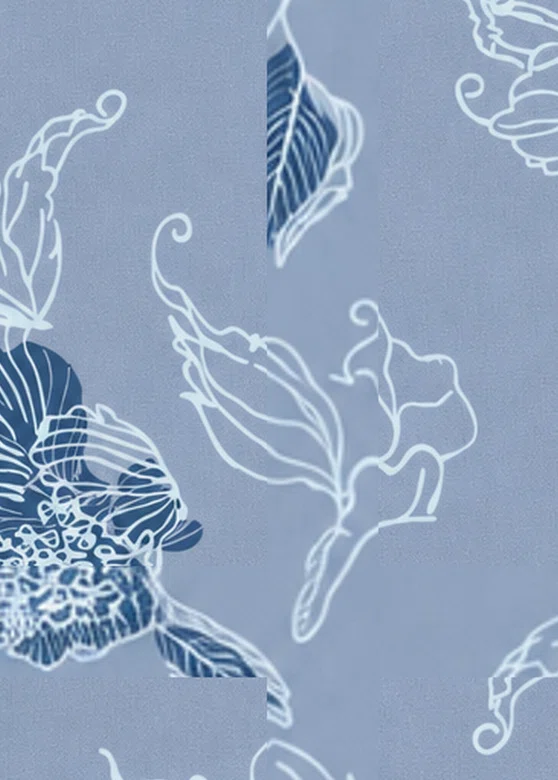
#> input picture 算法/描稿-四方连续-psd分层/knowledge/cases/case-20261020-01/defect.webp, 558 x 780 px
$ python 07-psd-uniseven-clone.py ../knowledge/cases/case-20261020-01/defect.webp out.png
#> lines starting #> are read from the running program, lines starting #| are printed output that depends on the picture; after the words box and inside, x2 and y2 are one past the last pixel; in counts of white or black regions, pixels touching at a corner belong together
#!/usr/bin/env python3
"""第 7 步：复刻 uniseven（元七）PSD 结构 —— 逆向结论的可执行版本。

逆向样本：`output.psd`（8096²，psd-tools 1.17.4 写入）。实测结论：
    层序（自下而上）：
      1「原始高清图」 visible=False，无蒙版，带 PROTECTED_SETTING（锁定）
      2「背景备选」   visible=False，蒙版 = 反相前景（mask 与前景逐像素互补，和=255），像素=原图
      3「背景1」      visible=True，无蒙版，像素 = 背景板（前景区域被背景扩散填平）
      4「整体前景」   visible=True，蒙版 = 前景软蒙版，像素 = 原图（与层 1/2 像素完全相同）
    合成公式：C = 背景板·(1-α) + 原图·α
    背景板：把前景区域用「只取背景像素的归一化高斯卷积」填平（σ≈32@1024 时与原板残差最小 ≈8.6），
            不是整图高斯模糊（残差 25+）、也不是普通 inpaint（9.1~11.4）。
    蒙版：覆盖 ≈61%，32.6% 全透明 / 54.3% 全不透明 / 12.8% 过渡；过渡带 ≈14px@8096（≈1.8px@1024）
          → 蒙版像是在 ~1K 分辨率算好后放大 + 轻羽化；边界与图像边缘相关（边界处梯度中位数 18.7 > 全图 12.3）。

用法:
  python steps/07-psd-uniseven-clone.py src.png out.psd --height 8096 [--matte matte.png]
输出: RGB 8bit / 300PPI，层名/层序/显隐/蒙版语义与 uniseven 样本一致
"""
import sys, json, time, struct, argparse
import numpy as np
from PIL import Image, ImageFilter
from psd_tools import PSDImage
from psd_tools.api.layers import PixelLayer
from psd_tools.constants import Resource, Compression, Tag
from psd_tools.psd.image_resources import ImageResource, ResoulutionInfo
from psd_tools.psd.tagged_blocks import TaggedBlock

ap = argparse.ArgumentParser()
ap.add_argument('src'); ap.add_argument('out')
ap.add_argument('--height', type=int, default=8096, help='输出高度（他们样本 8096 @300dpi≈68.55cm）')
ap.add_argument('--width', type=int, default=0)
ap.add_argument('--ppi', type=int, default=300)
ap.add_argument('--matte', default='', help='外部前景蒙版 PNG（不传则用区域生长现算）')
ap.add_argument('--sigma', type=float, default=32.0, help='背景板归一化卷积 σ（1024 尺度）')
ap.add_argument('--feather', type=float, default=1.2)
a = ap.parse_args()
t0 = time.time()

src = Image.open(a.src).convert('RGB')
#> src is the input picture: PIL image 558x780 RGB; mean R, G, B 145.4, 164.5, 190.4
TW = a.width or max(1, round(a.height * src.width / src.height))
#> TW = 5792
TH = a.height
S = 1024
small = src.resize((S, S), Image.LANCZOS)
a_small = np.asarray(small, dtype=np.float32)


# ---------- 前景蒙版 ----------
def flood_mask():
    img = a_small
    gray = img.mean(2)
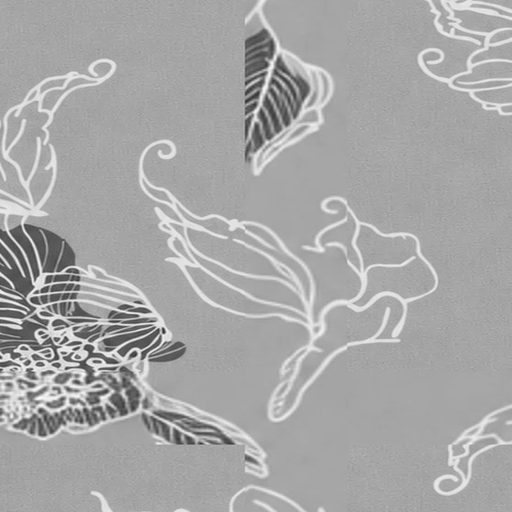
#> gray: shape (1024, 1024) float32 (shown at 1/2 size); min 42.67, max 255, mean 166.8
    border = np.concatenate([img[:8].reshape(-1, 3), img[-8:].reshape(-1, 3),
                             img[:, :8].reshape(-1, 3), img[:, -8:].reshape(-1, 3)])
    bgc = np.median(border, axis=0)
#> bgc = [145, 163, 189]
    dist = np.sqrt(((img - bgc) ** 2).sum(2))
    gx = np.abs(np.diff(gray, axis=1, prepend=gray[:, :1]))
    gy = np.abs(np.diff(gray, axis=0, prepend=gray[:1, :]))
    grad = gx + gy

    def dil(m, it=1):
        for _ in range(it):
            m = m | np.roll(m, 1, 0) | np.roll(m, -1, 0) | np.roll(m, 1, 1) | np.roll(m, -1, 1)
        return m

    from collections import deque
    passable = (dist < 55) & (grad < np.percentile(grad, 65))
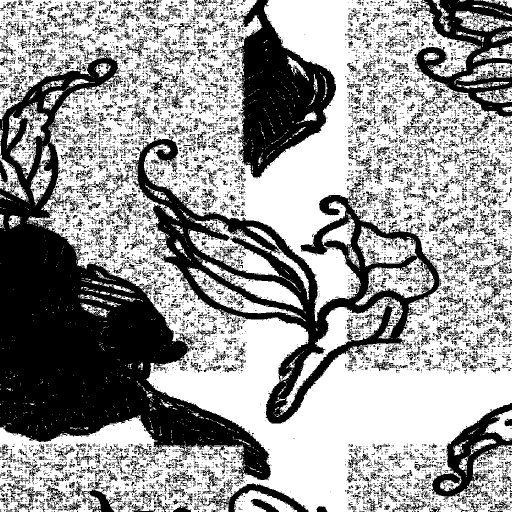
#> passable: shape (1024, 1024) bool (shown at 1/2 size); 60.6% white; 11470 black regions (10227 under 20 px), largest, box (x1, y1, x2, y2) and area: (0, 93, 542, 960) 152631, (262, 267, 883, 847) 67283, (455, 0, 672, 357) 36831
    seed = np.zeros_like(passable)
    seed[0, :] = passable[0, :]; seed[-1, :] = passable[-1, :]
#> after `seed[0, :] = passable[0, :]`: seed: shape (1024, 1024) bool; 0.08% white in thin lines or dots, all inside (x1, y1, x2, y2) = (0, 0, 1024, 1)
    seed[:, 0] = passable[:, 0]; seed[:, -1] = passable[:, -1]
#> after `seed[:, -1] = passable[:, -1]`:
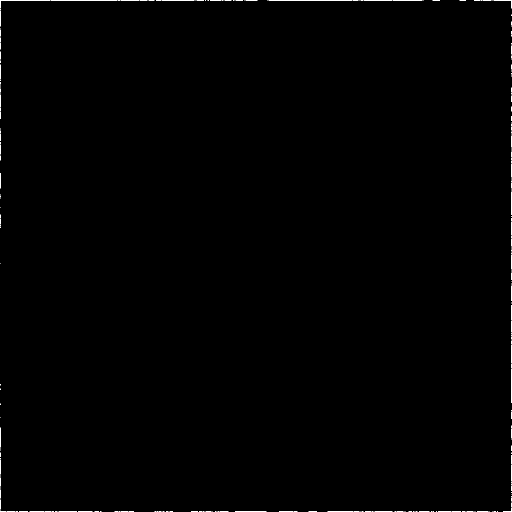
#> seed: shape (1024, 1024) bool (shown at 1/2 size); 0.27% white in thin lines or dots
    seen = seed.copy()
    dq = deque(map(tuple, np.argwhere(seed)))
    while dq:
        y, x = dq.popleft()
        for dy, dx in ((1, 0), (-1, 0), (0, 1), (0, -1)):
            ny, nx = y + dy, x + dx
            if 0 <= ny < S and 0 <= nx < S and passable[ny, nx] and not seen[ny, nx]:
                seen[ny, nx] = True; dq.append((ny, nx))
#> seen: shape (1024, 1024) bool; 54.1% white; 10558 black regions (9363 under 20 px), largest, box (x1, y1, x2, y2) and area: (0, 93, 542, 960) 166273, (262, 267, 883, 847) 115121, (455, 0, 672, 357) 38770
    fg = ~seen
    return dil(fg, 1)


if a.matte:
    m_img = Image.open(a.matte).convert('L').resize((S, S), Image.LANCZOS)
    fg = np.asarray(m_img) > 128
    alpha = np.asarray(m_img, dtype=np.float32) / 255.0
else:
    fg = flood_mask()
    alpha = fg.astype(np.float32)
#> alpha: shape (1024, 1024) float32; values 0 (black) and 1 (white), 61% white; 3186 black regions (2859 under 20 px), largest, box (x1, y1, x2, y2) and area: (96, 405, 1024, 1024) 154759, (307, 0, 1024, 642) 110234, (0, 0, 512, 289) 34704
    alpha_img = Image.fromarray((alpha * 255).astype(np.uint8)).filter(ImageFilter.GaussianBlur(a.feather))
    alpha = np.asarray(alpha_img, dtype=np.float32) / 255.0

mask_img = Image.fromarray((alpha * 255).astype(np.uint8))

# ---------- 背景板：背景像素的归一化高斯卷积 ----------
def blur(arr, sig):
    return np.asarray(Image.fromarray(np.clip(arr, 0, 255).astype(np.uint8))
                      .filter(ImageFilter.GaussianBlur(sig)), dtype=np.float32)


w = 1.0 - alpha
num = np.stack([blur(a_small[..., c] * w, a.sigma) for c in range(3)], 2)
den = blur(w * 255.0, a.sigma) / 255.0
#> call 4 of blur, with sig = 32
#> in blur (call 4), `return np.asarray(Image.fromarray(np.clip(arr, 0, 255).astype(np.uint8..`:
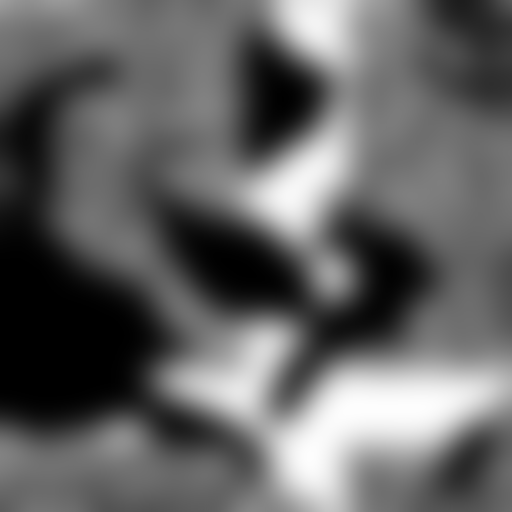
#> returned value: shape (1024, 1024) float32 (shown at 1/2 size); min 0, max 254, mean 99.3
plate = (num / np.maximum(den, 1e-3)[..., None]).clip(0, 255)
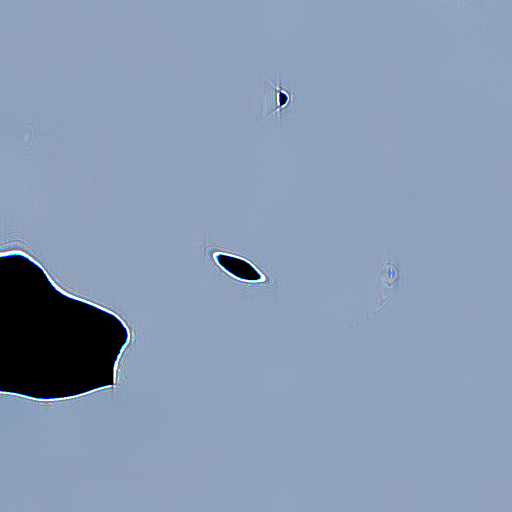
#> plate: shape (1024, 1024, 3) float32 (shown at 1/2 size); mean R, G, B 136.9, 153.3, 180.9
plate_img = Image.fromarray(plate.astype(np.uint8)).filter(ImageFilter.GaussianBlur(1.0))

# ---------- 全尺寸 ----------
big = np.asarray(src.resize((TW, TH), Image.LANCZOS), dtype=np.uint8)
alpha_full = mask_img.resize((TW, TH), Image.LANCZOS)
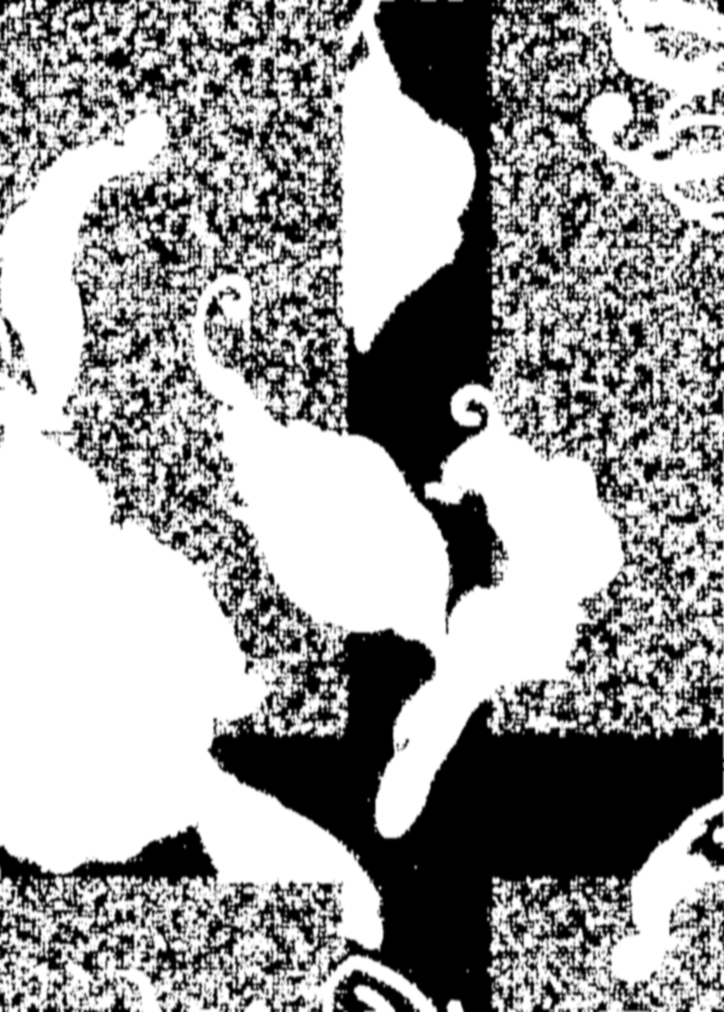
#> alpha_full: PIL image 5792x8096 L (shown at 1/8 size); min 0, max 255, mean 155.6
inv_full = Image.fromarray(255 - np.asarray(alpha_full, dtype=np.uint8))
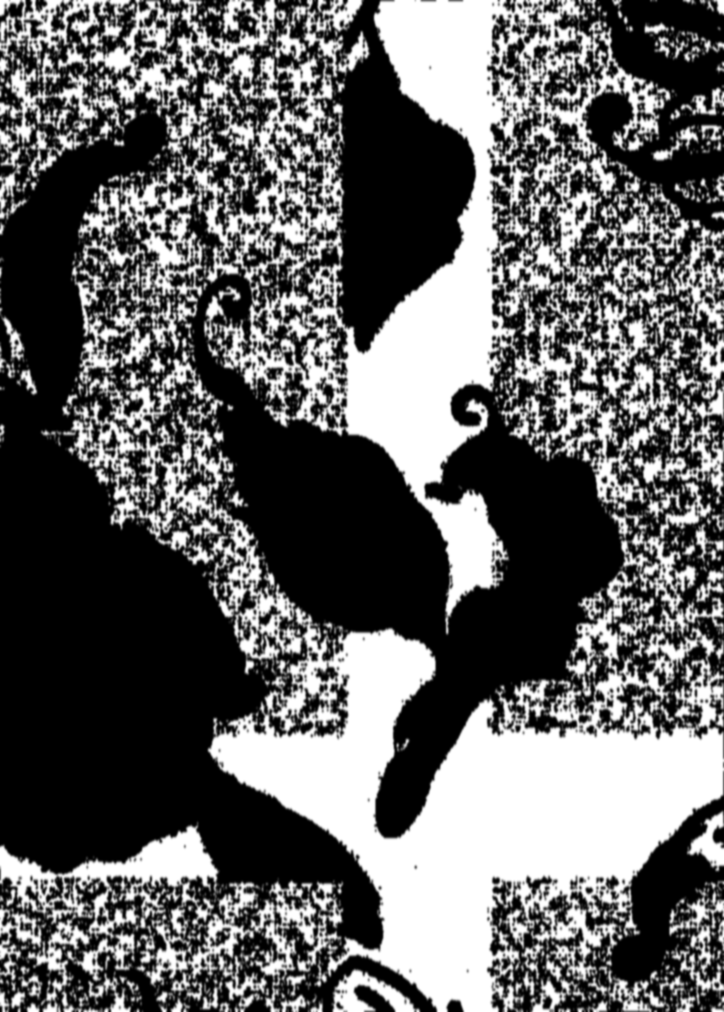
#> inv_full: PIL image 5792x8096 L (shown at 1/8 size); min 0, max 255, mean 99.4
plate_full = np.asarray(plate_img.resize((TW, TH), Image.LANCZOS), dtype=np.uint8)

#> (the run stopped early here; a loop or call above may not have finished)
